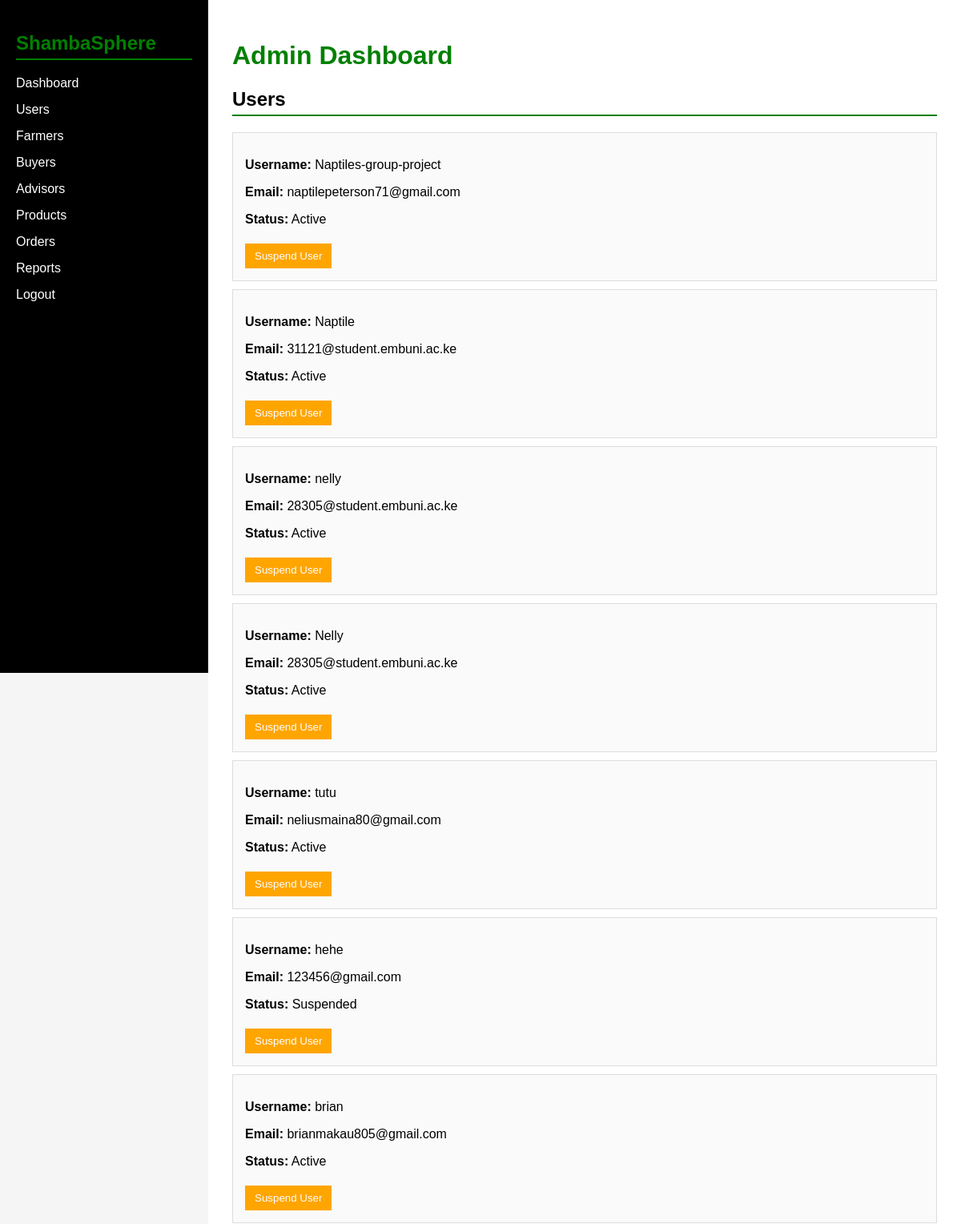
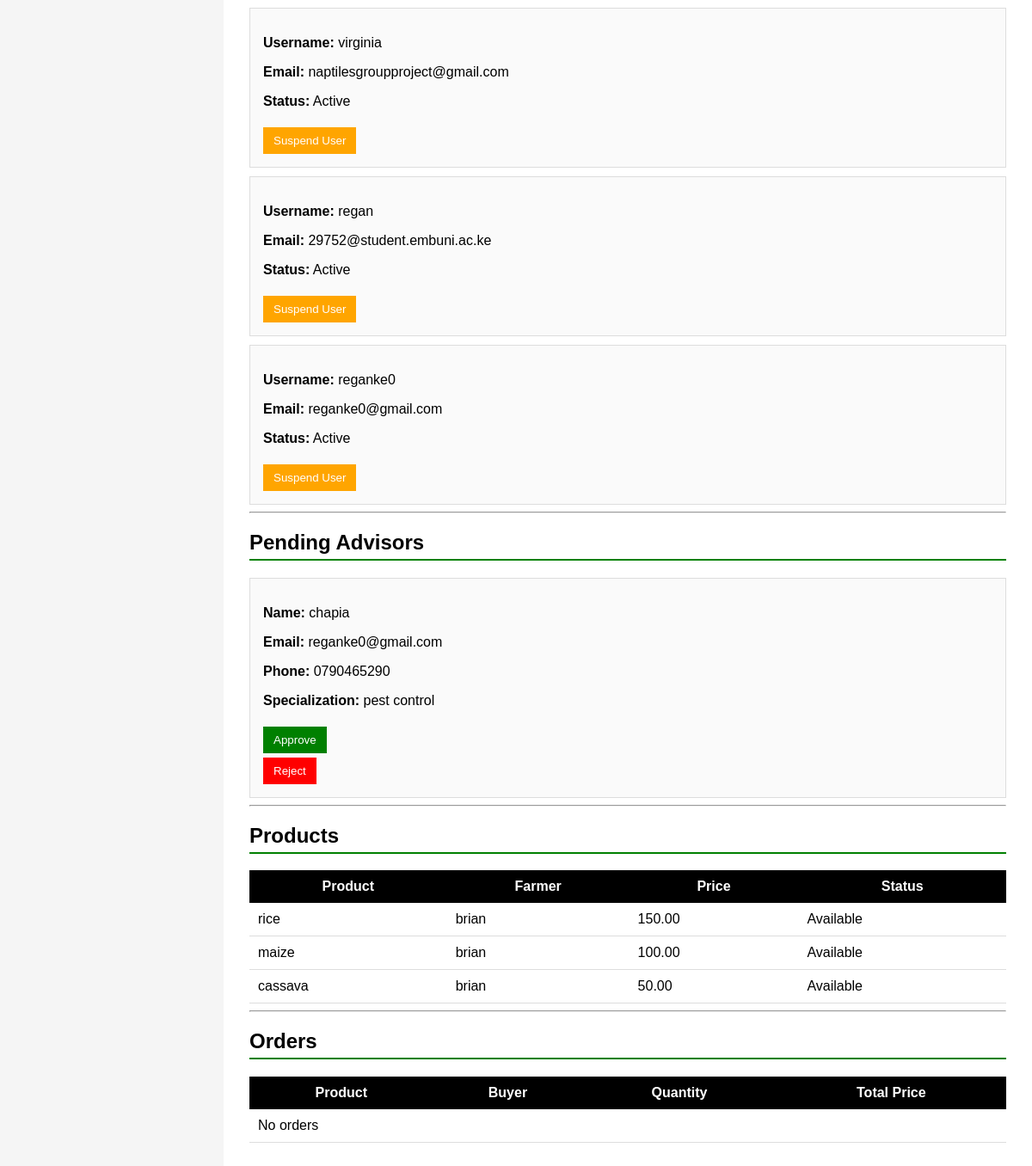
/admin-dashboard/ (signed in), run on the app's committed database (2 pictures, top to bottom).
### myapp/models.py (models this page shows, shortened)
class AdvisorProfile(models.Model):
    user = models.OneToOneField(User, on_delete=models.CASCADE)
    phone = models.CharField(max_length=20)
    specialization = models.CharField(max_length=100)
    bio = models.TextField()
    status = models.CharField(max_length=20, default="Pending")  # Pending / Approved
    created_at = models.DateTimeField(auto_now_add=True)

class Produce(models.Model):
    farmer = models.ForeignKey(FarmerProfile, on_delete=models.CASCADE)
    name = models.CharField(max_length=100)
    quantity = models.FloatField()  # in kg
    price = models.DecimalField(max_digits=10, decimal_places=2)  # in KSh
    image = models.ImageField(upload_to='produce_images/')
    status = models.CharField(max_length=20, default='Available')
    created_at = models.DateTimeField(auto_now_add=True)

class FarmerProfile(models.Model):
    user = models.OneToOneField(User, on_delete=models.CASCADE)
    phone = models.CharField(max_length=20)
    county = models.CharField(max_length=100)
    profile_pic = models.ImageField(upload_to='profiles/', blank=True, null=True)
    farm_name = models.CharField(max_length=200)
    farming_type = models.CharField(max_length=100)
    farm_size = models.FloatField()
    experience = models.IntegerField()
    farm_description = models.TextField(blank=True)
    produce_categories = models.CharField(max_length=255, blank=True)  # comma-separated
    active_status = models.CharField(max_length=10)
    harvest_season = models.CharField(max_length=50)
    delivery = models.CharField(max_length=10)

### myapp/views.py (the view)
# urls.py: path('admin-dashboard/', views.admin_dashboard, name='admin_dashboard'),
@staff_member_required
def admin_dashboard(request):
    users = User.objects.all()
    products = Produce.objects.all()
    orders = Order.objects.all()
    advisors = AdvisorProfile.objects.filter(status="Pending")
    context = {
        "users": users,
        "products": products,
        "orders": orders,
        "advisors": advisors
    }
    return render(request, "admin-dashboard.html", context)

### myapp/templates/admin-dashboard.html (shortened to what this page needs)
<!DOCTYPE html>
<html>
<head>
{% load static %}
<link rel="stylesheet" href="{% static 'css/admin-dashboard.css' %}">
</head>
<body>
<div class="dashboard">
<div class="sidebar">
<h2>ShambaSphere</h2>
<ul>
<li><a href="{% url 'admin_dashboard' %}">Dashboard</a></li>
<li><a href="#">Users</a></li>
<li><a href="#">Farmers</a></li>
<li><a href="#">Buyers</a></li>
<li><a href="#">Advisors</a></li>
<li><a href="#">Products</a></li>
<li><a href="#">Orders</a></li>
<li><a href="#">Reports</a></li>
<li><a href="{% url 'logout' %}">Logout</a></li>
</ul>
</div>
<div class="main-content">
<h1>Admin Dashboard</h1>
<h2>Users</h2>
{% for user in users %}
<div class="card">
<p><b>Username:</b> {{ user.username }}</p>
<p><b>Email:</b> {{ user.email }}</p>
<p>
<b>Status:</b>
{% if user.is_active %}
Active
{% else %}
Suspended
{% endif %}
</p>
<form method="POST" action="{% url 'suspend_user' user.id %}">
<button class="suspend">Suspend User</button>
</form>
</div>
{% empty %}
<p>No users found</p>
{% endfor %}
<hr>
<h2>Pending Advisors</h2>
{% for advisor in advisors %}
<div class="card">
<p><b>Name:</b> {{ advisor.user.first_name }} {{ advisor.user.last_name }}</p>
<p><b>Email:</b> {{ advisor.user.email }}</p>
<p><b>Phone:</b> {{ advisor.phone }}</p>
<p><b>Specialization:</b> {{ advisor.specialization }}</p>
<form method="POST" action="{% url 'approve_advisor' advisor.id %}">
<button class="approve">Approve</button>
</form>
<form method="POST" action="{% url 'reject_advisor' advisor.id %}">
<button class="reject">Reject</button>
</form>
</div>
{% empty %}
<p>No pending advisors</p>
{% endfor %}
<hr>
<h2>Products</h2>
<table>
<tr>
<th>Product</th>
<th>Farmer</th>
<th>Price</th>
<th>Status</th>
</tr>
{% for product in products %}
<tr>
<td>{{ product.name }}</td>
<td>{{ product.farmer.user.username }}</td>
<td>{{ product.price }}</td>
<td>{{ product.status }}</td>
</tr>
{% empty %}
<tr>
<td colspan="4">No products</td>
</tr>
{% endfor %}
</table>
<hr>
<h2>Orders</h2>
<table>
<tr>
<th>Product</th>
<th>Buyer</th>
<th>Quantity</th>
<th>Total Price</th>
</tr>
{% for order in orders %}
<tr>
<td>{{ order.produce.name }}</td>
<td>{{ order.buyer_name }}</td>
<td>{{ order.quantity }}</td>
<td>{{ order.total_price }}</td>
</tr>
{% empty %}
<tr>
<td colspan="4">No orders</td>
</tr>
{% endfor %}
</table>
</div>
</div>
</body>
</html>

### myapp/static/css/admin-dashboard.css (style rules this page uses)
body { margin:0; font-family:Arial, sans-serif; background:#f5f5f5; }
.dashboard { display:flex; }
.sidebar { width:220px; background:black; color:white; height:100vh; padding:20px; }
.sidebar h2 { color:green; }
.sidebar ul { list-style:none; padding:0; }
.sidebar ul li { margin:15px 0; }
.sidebar ul li a { color:white; text-decoration:none; }
.main-content { flex:1; padding:30px; background:white; }
h1 { color:green; }
h2 { color:black; border-bottom:2px solid green; padding-bottom:5px; }
.card { border:1px solid #ddd; padding:15px; margin-top:10px; background:#fafafa; }
table { width:100%; border-collapse:collapse; margin-top:15px; }
th { background:black; color:white; padding:10px; }
td { padding:10px; border-bottom:1px solid #ddd; }
button { padding:8px 12px; border:none; cursor:pointer; margin-top:5px; }
.approve { background:green; color:white; }
.reject { background:red; color:white; }
.suspend { background:orange; color:white; }

### data on the page
AdvisorProfile: user.first_name "chapia", user.email "reganke0@gmail.com", phone "0790465290", specialization "pest control"
Produce: name "rice", farmer.user.username "brian", price "150.00", status "Available"
Produce: name "maize", farmer.user.username "brian", price "100.00", status "Available"
Produce: name "cassava", farmer.user.username "brian", price "50.00", status "Available"

### other printed values
{{ user.username }} "Naptiles-group-project"
{{ user.email }} "naptilepeterson71@gmail.com"
{{ user.username }} "Naptile"
{{ user.email }} "31121@student.embuni.ac.ke"
{{ user.username }} "nelly"
{{ user.email }} "28305@student.embuni.ac.ke"
{{ user.username }} "Nelly"
{{ user.username }} "tutu"
{{ user.email }} "neliusmaina80@gmail.com"
{{ user.username }} "hehe"
{{ user.email }} "123456@gmail.com"
{{ user.username }} "brian"
{{ user.email }} "brianmakau805@gmail.com"
{{ user.username }} "virginia"
{{ user.email }} "naptilesgroupproject@gmail.com"
